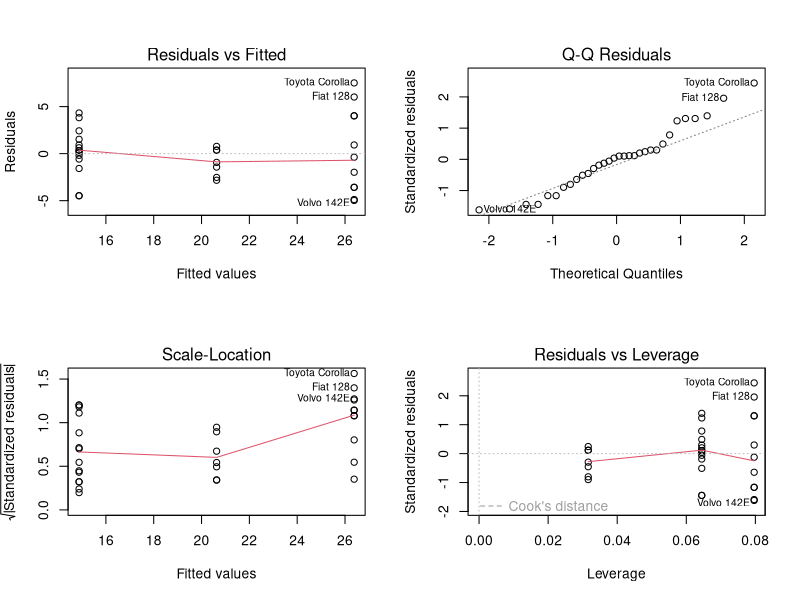
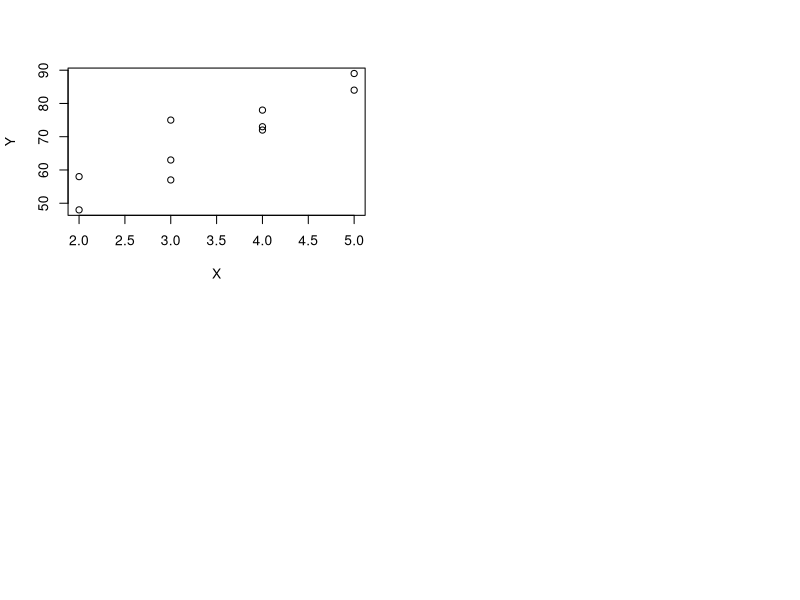
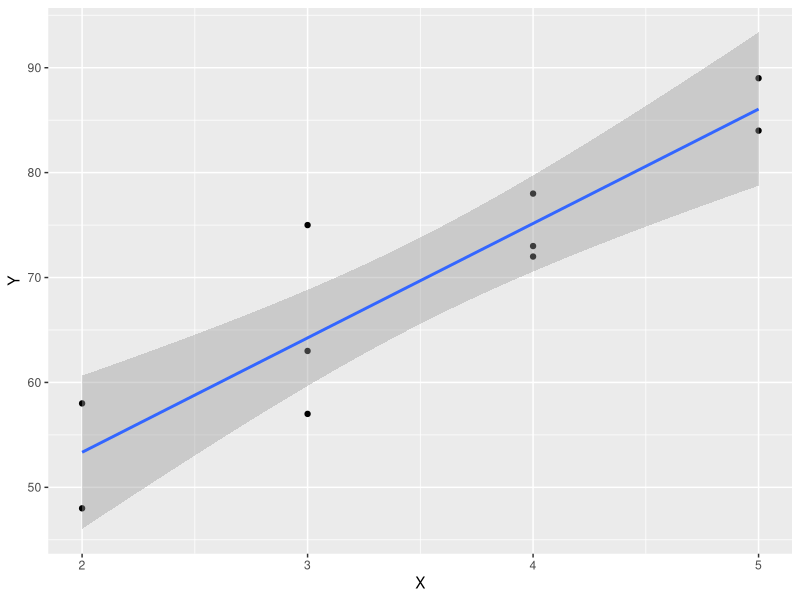
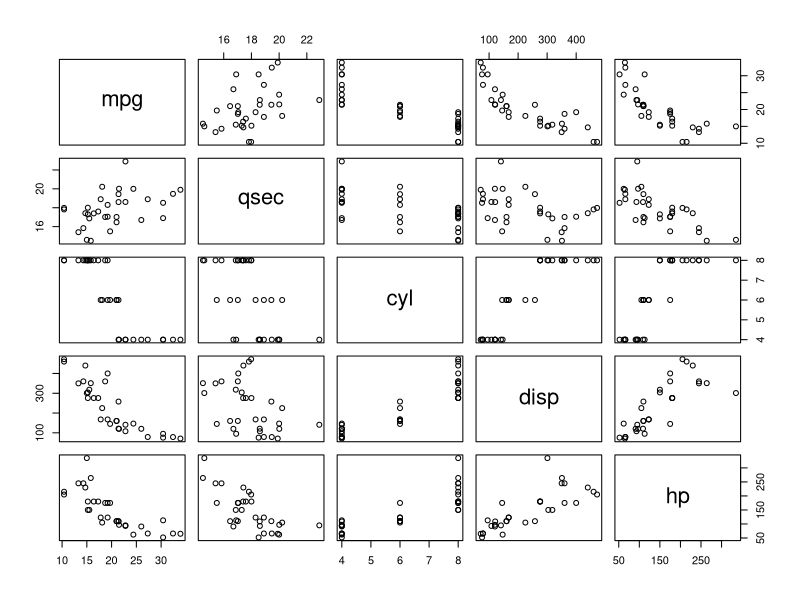
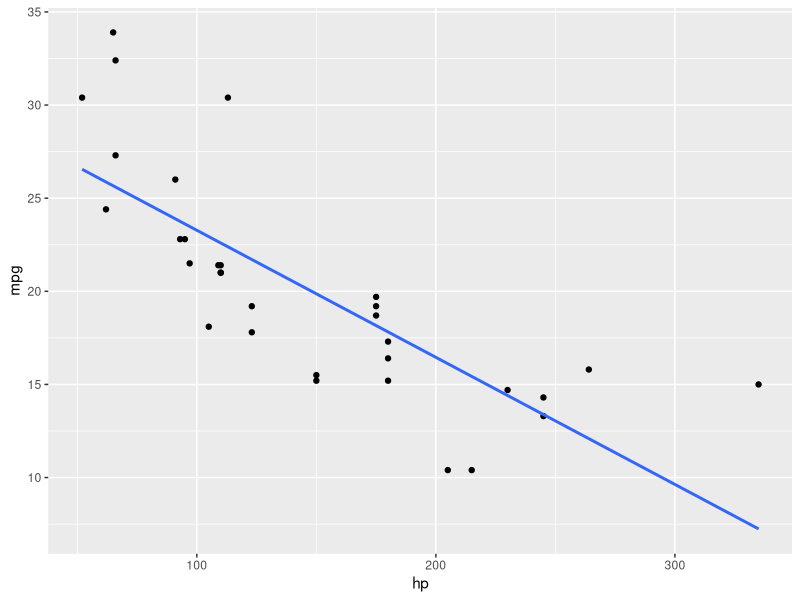
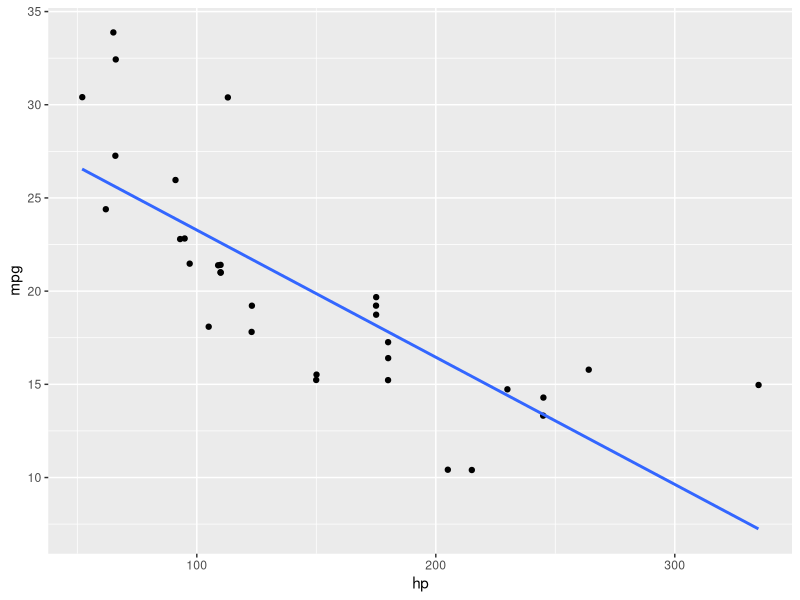
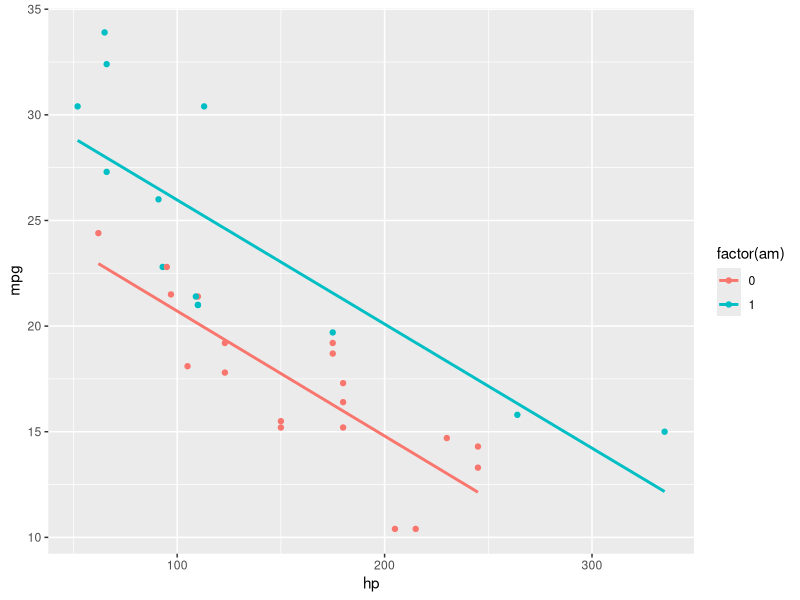
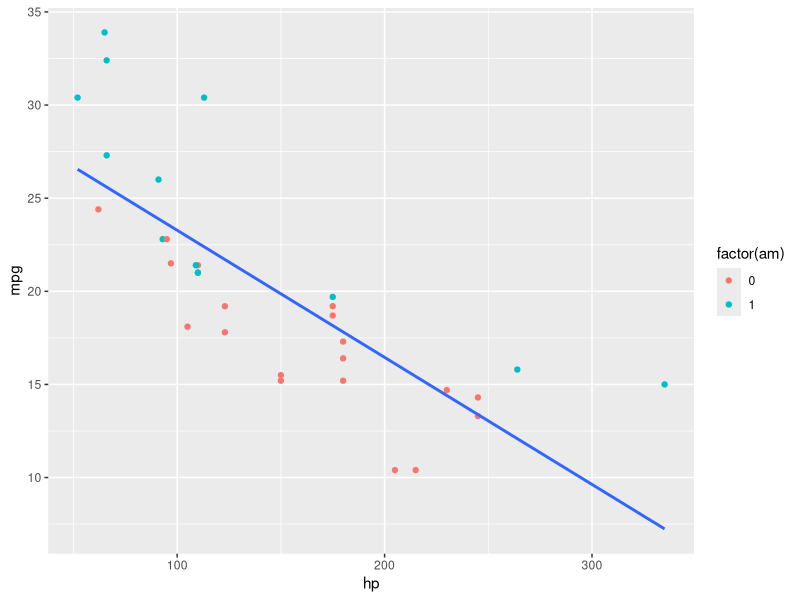

These charts were generated, in order, by the following R code:
## ---- chunk 1
knitr::opts_chunk$set(echo = TRUE)
## ---- chunk 2
ml <- lm(mpg~cyl, mtcars) #lm() is sued to build the regression model
summary(ml)
## ---- chunk 3
cor(mtcars, method = "pearson")
## ---- chunk 4
m1<-lm(mpg~cyl,data=mtcars)
par(mfrow=c(2,2)) # to plot more than one graph, in this case we set it to 4 graphs
plot(m1)

## ---- chunk 5
anova(ml)
## ---- chunk 6
library(ggplot2)
X = c(3,4,4,2,5,3,4,5,3,2)
Y= c(57,78,72,58,89,63,73,84,75,48)
DF<-data.frame(X,Y)
plot(DF)
ggplot(DF, aes(X,Y)) + geom_point() + geom_smooth(method = "lm")
cor(DF)
cor.test(DF$X, DF$Y)
f = lm(Y~X)
summary(f)

## ---- chunk 7
library(dplyr)
to_correlate <- mtcars %>% dplyr::select(mpg, qsec, cyl, disp, hp)
plot(to_correlate)

ggplot(to_correlate, aes(y=mpg, x=hp)) + geom_point() +
geom_smooth(method="lm", se=FALSE)

ggplot(to_correlate, aes(y=mpg, x=hp)) + geom_jitter(width=0.1) +
stat_smooth(method="lm", se=FALSE)

cor(to_correlate)
cor.test(mtcars$mpg, mtcars$hp)
FC = lm(mpg~hp, data=mtcars)
summary(FC)
predict(FC, newdata = data.frame(hp=100), interval = "prediction")
## ---- chunk 8
ggplot(mtcars, aes(x=hp, y=mpg,
color=factor(am))) + geom_point() +
stat_smooth(method=lm, se=FALSE)
## ---- chunk 9
i_model <- lm(mpg ~ hp + am, mtcars)

ggplot(i_model, aes(x=hp, y=mpg)) +
geom_point(aes(color= factor(am))) +
geom_smooth(method="lm", se=FALSE)

prediction1 = predict(i_model, newdata =
data.frame(hp = 110,am = 1), interval = "prediction")
prediction1
